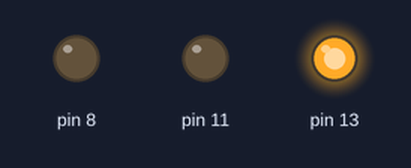
The sketch below on a simulated Arduino Uno, built with avr-gcc and run on an emulated ATmega328P. Shown: output pins drawn as LEDs (lit = HIGH).

Above: at 0.1 s.
At 4.5 s:
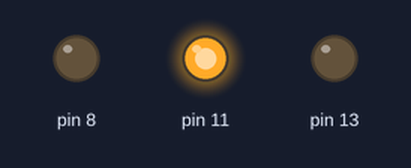
At 8.9 s:
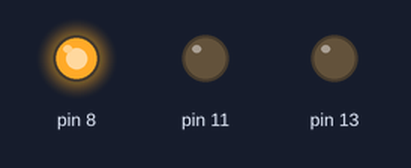
At 17.5 s:
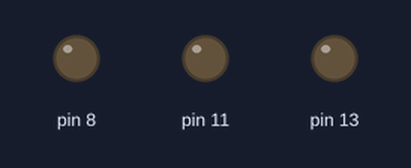
Timing chart, 0 to 17.8 s (numbered marks = the images above):
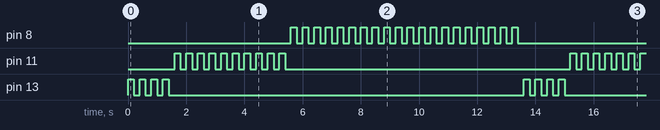

Measured:
- by itself, pin 8: moves between LOW and HIGH, repeating every 13.6 s
- by itself, pin 11: repeats every 13.6 s: 9 × (LOW 0.20 s, HIGH 0.20 s), LOW 9.8 s, HIGH 0.20 s
- by itself, pin 13: repeats every 13.6 s: 3 × (LOW 0.20 s, HIGH 0.20 s), LOW 12.2 s, HIGH 0.20 s

The sketch:

led_rgb_blink.ino
```cpp
// C++ code
//
void setup()
{
  pinMode(13, OUTPUT);
  pinMode(11, OUTPUT);
  pinMode(8, OUTPUT);
}

void loop()
{

  for(int i=0; i<4; i++)
  {
  digitalWrite(13,HIGH);
  delay(200); // Wait for 1000 millisecond(s)
  digitalWrite(13,LOW);
  delay(200); // Wait for 1000 millisecond(s)
  }
for(int i=0; i<10; i++)
  {
  digitalWrite(11,HIGH);
  delay(200); // Wait for 1000 millisecond(s)
  digitalWrite(11,LOW);
  delay(200); // Wait for 1000 millisecond(s)
}
 for(int i=0; i<20; i++)
  {
   digitalWrite(8,HIGH);
  delay(200); // Wait for 1000 millisecond(s)
  digitalWrite(8,LOW);
  delay(200); // Wait for 1000 millisecond(s)
 }
}
```
